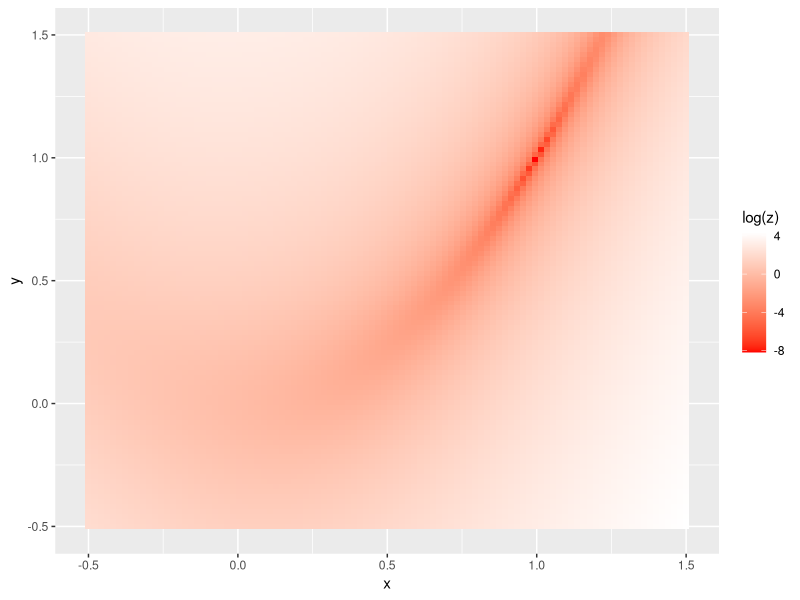
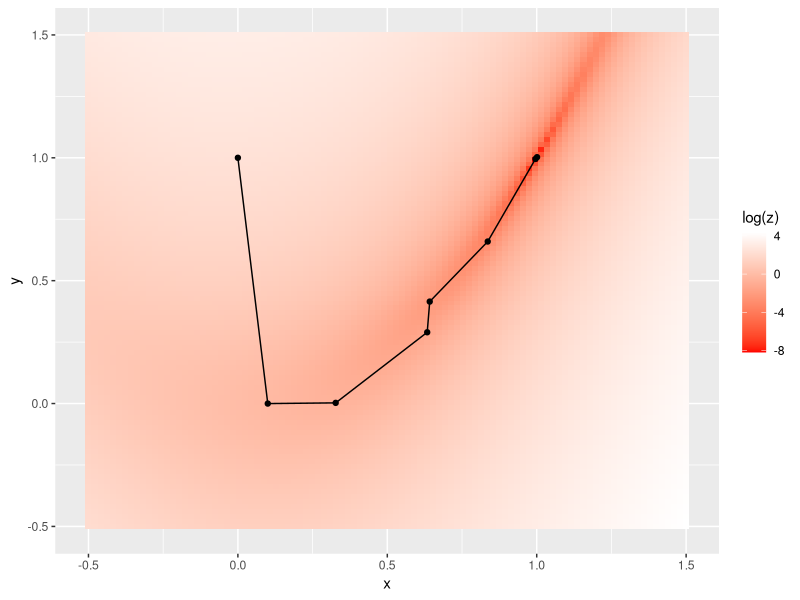

These charts were generated, in order, by the following R code:
# 準ニュートン法

library(ggplot2)

call.2 = function( fun, x, y ){ fun(cbind(x,y)) }
f  = function(x){
  if( !is.matrix(x) ){ x = matrix(x,1,2) }
  (x[,1]-1)^2+10*(x[,1]^2-x[,2])^2
  }
df = function(x){
  if( !is.matrix(x) ){ x = matrix(x,1,2) }
  cbind( 2*(x[,1]-1)+20*(x[,1]^2-x[,2])*2*x[,1],
         -20*(x[,1]^2-x[,2] ) )
}
Hf = function(x){ 
  if( !is.matrix(x) ){ x = matrix(x,1,2) }
  matrix( c(2+40*(3*x[,1]^2-x[,2]),-40*x[,1],-40*x[,1],20), 2,2 )
  }

q.solve = function( x0 ){ -1 * df(x0) %*% solve(Hf(x0)) }

# 関数値の可視化
N <- 100
x <- seq(-0.5,1.5, length=N)
y <- seq(-0.5,1.5, length=N)
d.cont <- data.frame( x=rep(x,N), y=rep(y,each=N) )
d.cont <- transform(d.cont, z=call.2( f, x, y ) )

p <- ggplot()
p <- p + geom_tile( data=d.cont, aes(x=x,y=y,z=z,fill=log(z) )) 
p <- p + scale_fill_gradient(low = "red", high = "white") 
print(p)
                    
# BFGS法
x = c(0,1)
B = matrix(c(1,0,0,1),2,2)

ps = data.frame( x=x[1], y=x[2], z=f(x) )
as = seq(0,10,length.out = 10000)
while( sum(df(x)^2) > 0.0001 ){
  d = -1*df(x)%*%solve(B)
  a = as[ which.min( f(sweep(as%*%d,2,x,FUN="+")) ) ]
  s = a*d
  y = -1*df(x)
  x = x + a*d
  y = y + df(x)
  ps = rbind( ps, data.frame( x=x[1], y=x[2], z=f(x) ) )
  if( y%*%t(s)<0) next 
  B = B + 1.0 / as.numeric(y%*%t(s)) * (t(y)%*%y)- 1.0 / as.numeric(s%*%B%*%t(s)) * B %*% t(s) %*% s %*% B
}

p <- ggplot()
p <- p + geom_tile( data=d.cont, aes(x=x,y=y,z=z,fill=log(z) )) 
p <- p + scale_fill_gradient(low = "red", high = "white") 
p <- p + geom_point( data=ps, aes(x=x,y=y) ) + geom_path( data=ps, aes(x=x,y=y) )
print(p)
